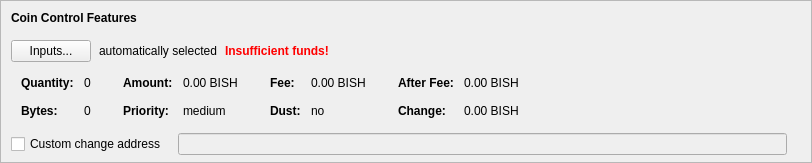
    <widget class="QFrame" name="frameCoinControl">
     <property name="sizePolicy">
      <sizepolicy hsizetype="Expanding" vsizetype="Expanding">
       <horstretch>0</horstretch>
       <verstretch>0</verstretch>
      </sizepolicy>
     </property>
     <property name="maximumSize">
      <size>
       <width>16777215</width>
       <height>16777215</height>
      </size>
     </property>
     <property name="frameShape">
      <enum>QFrame::StyledPanel</enum>
     </property>
     <property name="frameShadow">
      <enum>QFrame::Sunken</enum>
     </property>
     <layout class="QVBoxLayout" name="verticalLayoutCoinControl2">
      <property name="spacing">
       <number>0</number>
      </property>
      <property name="leftMargin">
       <number>0</number>
      </property>
      <property name="topMargin">
       <number>0</number>
      </property>
      <property name="rightMargin">
       <number>0</number>
      </property>
      <property name="bottomMargin">
       <number>6</number>
      </property>
      <item>
       <layout class="QVBoxLayout" name="verticalLayoutCoinControl" stretch="0,0,0,0,1">
        <property name="spacing">
         <number>0</number>
        </property>
        <property name="leftMargin">
         <number>10</number>
        </property>
        <property name="topMargin">
         <number>10</number>
        </property>
        <item>
         <layout class="QHBoxLayout" name="horizontalLayoutCoinControl1">
          <property name="bottomMargin">
           <number>15</number>
          </property>
          <item>
           <widget class="QLabel" name="labelCoinControlFeatures">
            <property name="sizePolicy">
             <sizepolicy hsizetype="Preferred" vsizetype="Maximum">
              <horstretch>0</horstretch>
              <verstretch>0</verstretch>
             </sizepolicy>
            </property>
            <property name="font">
             <font>
              <weight>75</weight>
              <bold>true</bold>
             </font>
            </property>
            <property name="styleSheet">
             <string notr="true">font-weight:bold;</string>
            </property>
            <property name="text">
             <string>Coin Control Features</string>
            </property>
           </widget>
          </item>
         </layout>
        </item>
        <item>
         <layout class="QHBoxLayout" name="horizontalLayoutCoinControl2" stretch="0,0,0,0">
          <property name="spacing">
           <number>8</number>
          </property>
          <property name="bottomMargin">
           <number>10</number>
          </property>
          <item>
           <widget class="QPushButton" name="pushButtonCoinControl">
            <property name="styleSheet">
             <string notr="true"/>
            </property>
            <property name="text">
             <string>Inputs...</string>
            </property>
            <property name="autoDefault">
             <bool>false</bool>
            </property>
           </widget>
          </item>
          <item>
           <widget class="QLabel" name="labelCoinControlAutomaticallySelected">
            <property name="text">
             <string>automatically selected</string>
            </property>
            <property name="margin">
             <number>5</number>
            </property>
           </widget>
          </item>
          <item>
           <widget class="QLabel" name="labelCoinControlInsuffFunds">
            <property name="font">
             <font>
              <weight>75</weight>
              <bold>true</bold>
             </font>
            </property>
            <property name="styleSheet">
             <string notr="true">color:red;font-weight:bold;</string>
            </property>
            <property name="text">
             <string>Insufficient funds!</string>
            </property>
            <property name="margin">
             <number>5</number>
            </property>
           </widget>
          </item>
          <item>
           <spacer name="horizontalSpacerCoinControl">
            <property name="orientation">
             <enum>Qt::Horizontal</enum>
            </property>
            <property name="sizeHint" stdset="0">
             <size>
              <width>40</width>
              <height>1</height>
             </size>
            </property>
           </spacer>
          </item>
         </layout>
        </item>
        <item>
         <widget class="QWidget" name="widgetCoinControl" native="true">
          <property name="sizePolicy">
           <sizepolicy hsizetype="Preferred" vsizetype="Preferred">
            <horstretch>0</horstretch>
            <verstretch>0</verstretch>
           </sizepolicy>
          </property>
          <property name="minimumSize">
           <size>
            <width>0</width>
            <height>0</height>
           </size>
          </property>
          <property name="styleSheet">
           <string notr="true"/>
          </property>
          <layout class="QHBoxLayout" name="horizontalLayoutCoinControl5">
           <property name="leftMargin">
            <number>0</number>
           </property>
           <property name="topMargin">
            <number>0</number>
           </property>
           <property name="rightMargin">
            <number>0</number>
           </property>
           <property name="bottomMargin">
            <number>0</number>
           </property>
           <item>
            <layout class="QHBoxLayout" name="horizontalLayoutCoinControl3" stretch="0,0,0,1">
             <property name="spacing">
              <number>20</number>
             </property>
             <property name="topMargin">
              <number>0</number>
             </property>
             <property name="bottomMargin">
              <number>10</number>
             </property>
             <item>
              <layout class="QFormLayout" name="formLayoutCoinControl1">
               <property name="horizontalSpacing">
                <number>10</number>
               </property>
               <property name="verticalSpacing">
                <number>14</number>
               </property>
               <property name="leftMargin">
                <number>10</number>
               </property>
               <property name="topMargin">
                <number>4</number>
               </property>
               <property name="rightMargin">
                <number>6</number>
               </property>
               <item row="0" column="0">
                <widget class="QLabel" name="labelCoinControlQuantityText">
                 <property name="font">
                  <font>
                   <weight>75</weight>
                   <bold>true</bold>
                  </font>
                 </property>
                 <property name="text">
                  <string>Quantity:</string>
                 </property>
                 <property name="margin">
                  <number>0</number>
                 </property>
                </widget>
               </item>
               <item row="0" column="1">
                <widget class="QLabel" name="labelCoinControlQuantity">
                 <property name="cursor">
                  <cursorShape>IBeamCursor</cursorShape>
                 </property>
                 <property name="contextMenuPolicy">
                  <enum>Qt::ActionsContextMenu</enum>
                 </property>
                 <property name="text">
                  <string notr="true">0</string>
                 </property>
                 <property name="margin">
                  <number>0</number>
                 </property>
                 <property name="textInteractionFlags">
                  <set>Qt::LinksAccessibleByMouse|Qt::TextSelectableByKeyboard|Qt::TextSelectableByMouse</set>
                 </property>
                </widget>
               </item>
               <item row="1" column="0">
                <widget class="QLabel" name="labelCoinControlBytesText">
                 <property name="font">
                  <font>
                   <weight>75</weight>
                   <bold>true</bold>
                  </font>
                 </property>
                 <property name="text">
                  <string>Bytes:</string>
                 </property>
                </widget>
               </item>
               <item row="1" column="1">
                <widget class="QLabel" name="labelCoinControlBytes">
                 <property name="cursor">
                  <cursorShape>IBeamCursor</cursorShape>
                 </property>
                 <property name="contextMenuPolicy">
                  <enum>Qt::ActionsContextMenu</enum>
                 </property>
                 <property name="text">
                  <string notr="true">0</string>
                 </property>
                 <property name="textInteractionFlags">
                  <set>Qt::LinksAccessibleByMouse|Qt::TextSelectableByKeyboard|Qt::TextSelectableByMouse</set>
                 </property>
                </widget>
               </item>
              </layout>
             </item>
             <item>
              <layout class="QFormLayout" name="formLayoutCoinControl2">
               <property name="horizontalSpacing">
                <number>10</number>
               </property>
               <property name="verticalSpacing">
                <number>14</number>
               </property>
               <property name="leftMargin">
                <number>6</number>
               </property>
               <property name="topMargin">
                <number>4</number>
               </property>
               <property name="rightMargin">
                <number>6</number>
               </property>
               <item row="0" column="0">
                <widget class="QLabel" name="labelCoinControlAmountText">
                 <property name="font">
                  <font>
                   <weight>75</weight>
                   <bold>true</bold>
                  </font>
                 </property>
                 <property name="text">
                  <string>Amount:</string>
                 </property>
                 <property name="margin">
                  <number>0</number>
                 </property>
                </widget>
               </item>
               <item row="0" column="1">
                <widget class="QLabel" name="labelCoinControlAmount">
                 <property name="cursor">
                  <cursorShape>IBeamCursor</cursorShape>
                 </property>
                 <property name="contextMenuPolicy">
                  <enum>Qt::ActionsContextMenu</enum>
                 </property>
                 <property name="text">
                  <string notr="true">0.00 BISH</string>
                 </property>
                 <property name="textInteractionFlags">
                  <set>Qt::LinksAccessibleByMouse|Qt::TextSelectableByKeyboard|Qt::TextSelectableByMouse</set>
                 </property>
                </widget>
               </item>
               <item row="1" column="0">
                <widget class="QLabel" name="labelCoinControlPriorityText">
                 <property name="font">
                  <font>
                   <weight>75</weight>
                   <bold>true</bold>
                  </font>
                 </property>
                 <property name="text">
                  <string>Priority:</string>
                 </property>
                </widget>
               </item>
               <item row="1" column="1">
                <widget class="QLabel" name="labelCoinControlPriority">
                 <property name="cursor">
                  <cursorShape>IBeamCursor</cursorShape>
                 </property>
                 <property name="contextMenuPolicy">
                  <enum>Qt::ActionsContextMenu</enum>
                 </property>
                 <property name="text">
                  <string>medium</string>
                 </property>
                 <property name="textInteractionFlags">
                  <set>Qt::LinksAccessibleByMouse|Qt::TextSelectableByKeyboard|Qt::TextSelectableByMouse</set>
                 </property>
                </widget>
               </item>
              </layout>
             </item>
             <item>
              <layout class="QFormLayout" name="formLayoutCoinControl3">
               <property name="horizontalSpacing">
                <number>10</number>
               </property>
               <property name="verticalSpacing">
                <number>14</number>
               </property>
               <property name="leftMargin">
                <number>6</number>
               </property>
               <property name="topMargin">
                <number>4</number>
               </property>
               <property name="rightMargin">
                <number>6</number>
               </property>
               <item row="0" column="0">
                <widget class="QLabel" name="labelCoinControlFeeText">
                 <property name="font">
                  <font>
                   <weight>75</weight>
                   <bold>true</bold>
                  </font>
                 </property>
                 <property name="text">
                  <string>Fee:</string>
                 </property>
                 <property name="margin">
                  <number>0</number>
                 </property>
                </widget>
               </item>
               <item row="0" column="1">
                <widget class="QLabel" name="labelCoinControlFee">
                 <property name="cursor">
                  <cursorShape>IBeamCursor</cursorShape>
                 </property>
                 <property name="contextMenuPolicy">
                  <enum>Qt::ActionsContextMenu</enum>
                 </property>
                 <property name="text">
                  <string notr="true">0.00 BISH</string>
                 </property>
                 <property name="textInteractionFlags">
                  <set>Qt::LinksAccessibleByMouse|Qt::TextSelectableByKeyboard|Qt::TextSelectableByMouse</set>
                 </property>
                </widget>
               </item>
               <item row="1" column="0">
                <widget class="QLabel" name="labelCoinControlLowOutputText">
                 <property name="font">
                  <font>
                   <weight>75</weight>
                   <bold>true</bold>
                  </font>
                 </property>
                 <property name="text">
                  <string>Dust:</string>
                 </property>
                </widget>
               </item>
               <item row="1" column="1">
                <widget class="QLabel" name="labelCoinControlLowOutput">
                 <property name="cursor">
                  <cursorShape>IBeamCursor</cursorShape>
                 </property>
                 <property name="contextMenuPolicy">
                  <enum>Qt::ActionsContextMenu</enum>
                 </property>
                 <property name="text">
                  <string>no</string>
                 </property>
                 <property name="textInteractionFlags">
                  <set>Qt::LinksAccessibleByMouse|Qt::TextSelectableByKeyboard|Qt::TextSelectableByMouse</set>
                 </property>
                </widget>
               </item>
              </layout>
             </item>
             <item>
              <layout class="QFormLayout" name="formLayoutCoinControl4">
               <property name="horizontalSpacing">
                <number>10</number>
               </property>
               <property name="verticalSpacing">
                <number>14</number>
               </property>
               <property name="leftMargin">
                <number>6</number>
               </property>
               <property name="topMargin">
                <number>4</number>
               </property>
               <property name="rightMargin">
                <number>6</number>
               </property>
               <item row="0" column="0">
                <widget class="QLabel" name="labelCoinControlAfterFeeText">
                 <property name="font">
                  <font>
                   <weight>75</weight>
                   <bold>true</bold>
                  </font>
                 </property>
                 <property name="text">
                  <string>After Fee:</string>
                 </property>
                 <property name="margin">
                  <number>0</number>
                 </property>
                </widget>
               </item>
               <item row="0" column="1">
                <widget class="QLabel" name="labelCoinControlAfterFee">
                 <property name="cursor">
                  <cursorShape>IBeamCursor</cursorShape>
                 </property>
                 <property name="contextMenuPolicy">
                  <enum>Qt::ActionsContextMenu</enum>
                 </property>
                 <property name="text">
                  <string notr="true">0.00 BISH</string>
                 </property>
                 <property name="textInteractionFlags">
                  <set>Qt::LinksAccessibleByMouse|Qt::TextSelectableByKeyboard|Qt::TextSelectableByMouse</set>
                 </property>
                </widget>
               </item>
               <item row="1" column="0">
                <widget class="QLabel" name="labelCoinControlChangeText">
                 <property name="font">
                  <font>
                   <weight>75</weight>
                   <bold>true</bold>
                  </font>
                 </property>
                 <property name="text">
                  <string>Change:</string>
                 </property>
                </widget>
               </item>
               <item row="1" column="1">
                <widget class="QLabel" name="labelCoinControlChange">
                 <property name="cursor">
                  <cursorShape>IBeamCursor</cursorShape>
                 </property>
                 <property name="contextMenuPolicy">
                  <enum>Qt::ActionsContextMenu</enum>
                 </property>
                 <property name="text">
                  <string notr="true">0.00 BISH</string>
                 </property>
                 <property name="textInteractionFlags">
                  <set>Qt::LinksAccessibleByMouse|Qt::TextSelectableByKeyboard|Qt::TextSelectableByMouse</set>
                 </property>
                </widget>
               </item>
              </layout>
             </item>
            </layout>
           </item>
          </layout>
         </widget>
        </item>
        <item>
         <layout class="QHBoxLayout" name="horizontalLayoutCoinControl4" stretch="0,0,0">
          <property name="spacing">
           <number>12</number>
          </property>
          <property name="sizeConstraint">
           <enum>QLayout::SetDefaultConstraint</enum>
          </property>
          <property name="topMargin">
           <number>5</number>
          </property>
          <property name="rightMargin">
           <number>5</number>
          </property>
          <item>
           <widget class="QCheckBox" name="checkBoxCoinControlChange">
            <property name="toolTip">
             <string>If this is activated, but the change address is empty or invalid, change will be sent to a newly generated address.</string>
            </property>
            <property name="text">
             <string>Custom change address</string>
            </property>
           </widget>
          </item>
          <item>
           <widget class="QValidatedLineEdit" name="lineEditCoinControlChange">
            <property name="enabled">
             <bool>false</bool>
            </property>
            <property name="sizePolicy">
             <sizepolicy hsizetype="Expanding" vsizetype="Fixed">
              <horstretch>0</horstretch>
              <verstretch>0</verstretch>
             </sizepolicy>
            </property>
           </widget>
          </item>
          <item>
           <widget class="QLabel" name="labelCoinControlChangeLabel">
            <property name="sizePolicy">
             <sizepolicy hsizetype="Preferred" vsizetype="Expanding">
              <horstretch>0</horstretch>
              <verstretch>0</verstretch>
             </sizepolicy>
            </property>
            <property name="minimumSize">
             <size>
              <width>0</width>
              <height>0</height>
             </size>
            </property>
            <property name="text">
             <string/>
            </property>
            <property name="margin">
             <number>3</number>
            </property>
           </widget>
          </item>
         </layout>
        </item>
        <item>
         <spacer name="verticalSpacerCoinControl">
          <property name="orientation">
           <enum>Qt::Vertical</enum>
          </property>
          <property name="sizeHint" stdset="0">
           <size>
            <width>800</width>
            <height>1</height>
           </size>
          </property>
         </spacer>
        </item>
       </layout>
      </item>
     </layout>
    </widget>
